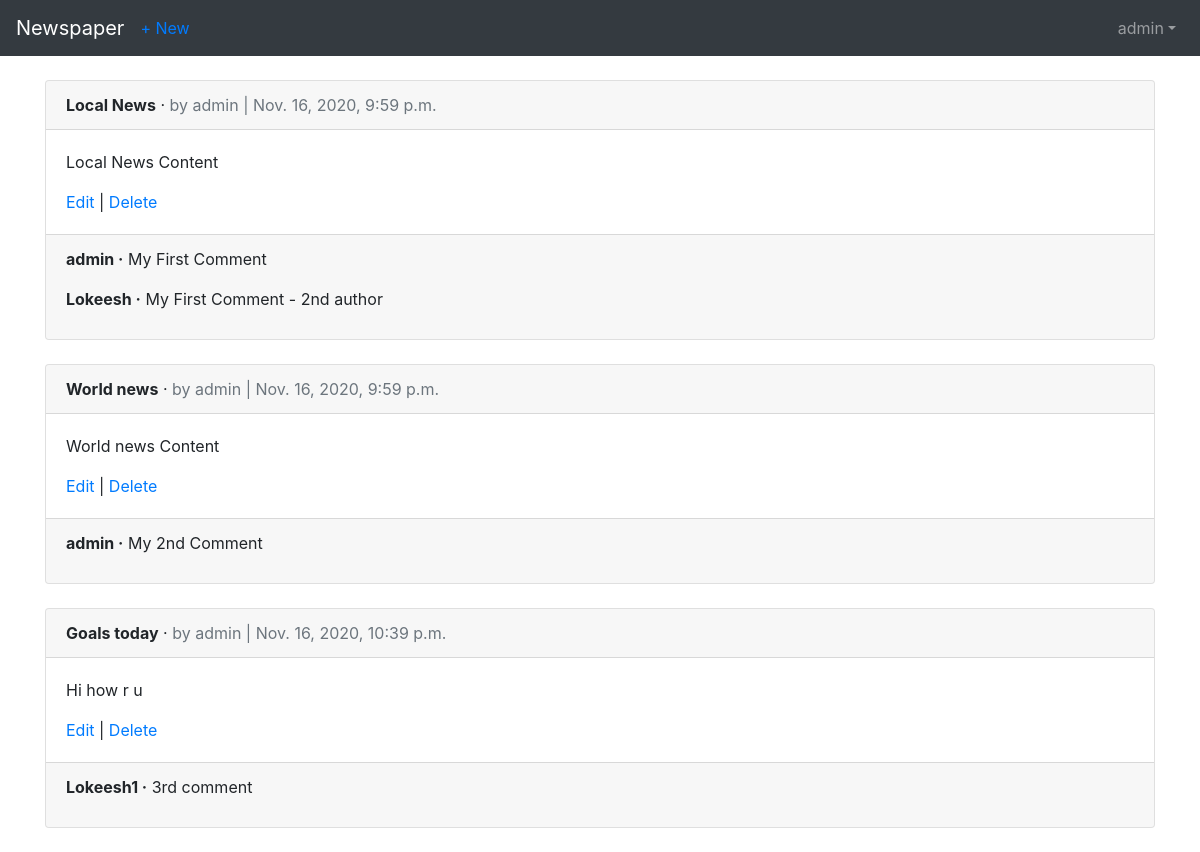
The page /articles/ (signed in) on the database its author committed.
### users/models.py (models this page shows)
class CustomUser(AbstractUser):
    age = models.PositiveIntegerField(default=0)

### articles/models.py (models this page shows, shortened)
class Article(models.Model):
    title = models.CharField(max_length=255)
    body = models.TextField()
    date = models.DateTimeField(auto_now_add=True)
    author = models.ForeignKey(
            get_user_model(),
            on_delete=models.CASCADE,
        )

class Comment(models.Model): # new
    article = models.ForeignKey(Article, on_delete=models.CASCADE, related_name='comments',)
    comment = models.CharField(max_length=140)
    author = models.ForeignKey(
            get_user_model(),
            on_delete=models.CASCADE,
        )
    def __str__(self):
        return self.comment

### articles/views.py (the view)
# urls.py: path('', ArticleListView.as_view(), name='article_list'),
class ArticleListView(LoginRequiredMixin, ListView):
    model = Article
    template_name = 'article_list.html'
    login_url = 'login'

### users/templates/article_list.html (shortened to what this page needs)
{% extends 'base.html' %}
{% block content %}
{% for article in object_list %}
<div class="card">
<div class="card-header">
<span class="font-weight-bold">{{ article.title }}</span> &middot;
<span class="text-muted">by {{ article.author }} |
{{ article.date }}</span>
</div>
<div class="card-body">
<p>{{ article.body }}</p>
<a href="{% url 'article_edit' article.pk %}">Edit</a> |
<a href="{% url 'article_delete' article.pk %}">Delete</a>
</div>
<div class="card-footer">
{% for comment in article.comments.all %}
<p>
<span class="font-weight-bold">{{ comment.author }} &middot;</span>
{{ comment }}
</p>
{% endfor %}
</div>
</div>
<br />
{% endfor %}
{% endblock content %}

### users/templates/base.html (shortened to what this page needs)
<!doctype html>
<html lang="en">
  <head>
    <link rel="stylesheet" href="https://stackpath.bootstrapcdn.com/bootstrap/4.1.3/css/bootstrap.min.css">
  </head>
  <body>
    <nav class="navbar navbar-expand-md navbar-dark bg-dark mb-4">
      <a class="navbar-brand" href="{% url 'home' %}">Newspaper</a>
      {% if user.is_authenticated %}
      <ul class="navbar-nav mr-auto">
      <li class="nav-item"><a href="{% url 'article_new' %}">+ New</a></li>
      </ul>
      {% endif %}
      <div class="collapse navbar-collapse" id="navbarCollapse">
        {% if user.is_authenticated %}
          <ul class="navbar-nav ml-auto">
            <li class="nav-item">
              <a class="nav-link dropdown-toggle" href="#" id="userMenu" data-toggle="dropdown" aria-haspopup="true" aria-expanded="false">{{ user.username }}</a>
            </li>
          </ul>
        {% endif %}
      </div>
    </nav>
    <div class="container">
      {% block content %}
      {% endblock content %}
    </div>
  </body>
</html>

### rows shown on the page
CustomUser: username "admin"
Article: title "Local News", author "admin", date "Nov. 16, 2020, 9:59 p.m.", body "Local News Content"
Comment: author "admin", comment "My First Comment"
Comment: author "Lokeesh", comment "My First Comment - 2nd author"
Article: title "World news", author "admin", date "Nov. 16, 2020, 9:59 p.m.", body "World news Content"
Comment: author "admin", comment "My 2nd Comment"
Article: title "Goals today", author "admin", date "Nov. 16, 2020, 10:39 p.m.", body "Hi how r u"
Comment: author "Lokeesh1", comment "3rd comment"
